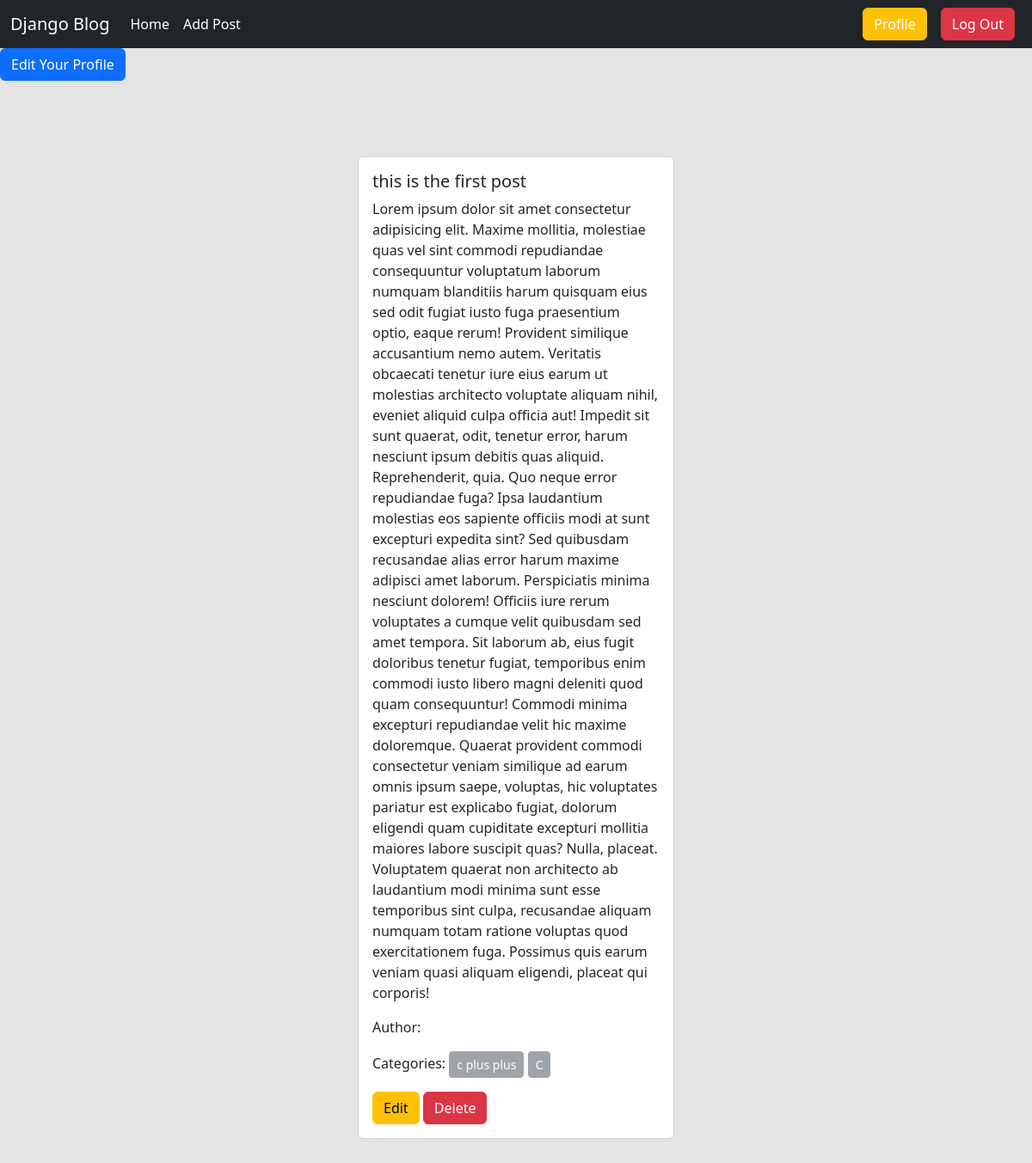
The app's page /author/profile/ (signed in) with its own data.
### posts/models.py (models this page shows, shortened)
class Post(models.Model):
    title = models.CharField(max_length=200)
    content = models.TextField()
    category = models.ManyToManyField(Category)
    author = models.ForeignKey(User, on_delete=models.CASCADE)
    image = models.ImageField(upload_to="posts/media/uploads/", blank=True, null=True)

### categories/models.py (models this page shows, shortened)
class Category(models.Model):
    name = models.CharField(max_length=100)
    slug = models.SlugField(max_length=200, unique=True, null=True, blank=True)

### authors/views.py (the view)
# urls.py: path("profile/", Profile, name="profile"),
@login_required
def Profile(request):
    data = Post.objects.filter(author=request.user)
    return render(request, "profile.html", {"data":data})

### authors/templates/profile.html
{% extends "base.html" %}
{% block content %}
    <div>
        <a class="btn btn-primary" href="{% url 'edit_profile' %}">Edit Your Profile</a>
    </div>
    <div class="d-flex flex-wrap justify-content-center px-5 pt-5 mt-3 mb-5">
        {% for post in data %}
            <div class="col-sm-4 mx-2 mt-4">
                <div class="card">
                    <div class="card-body">
                        <h5 class="card-title">{{post.title}}</h5>
                        <p class="card-text">
                            {{post.content}}
                        </p>
                        <p>Author: <b><em>{{post.author.first_name}} {{post.author.last_name}}</em></b></p>
                        <p>
                            Categories:
                            {% for cate in post.category.all %}
                                <button class="btn btn-secondary btn-sm" disabled>{{cate.name}}</button>
                            {% endfor %}
                        </p>
                        <a href="{% url 'edit_posts' post.id %}" class="btn btn-warning">Edit</a>
                        <a href="{% url 'delete_posts' post.id %}" class="btn btn-danger">Delete</a>
                    </div>
                </div>
            </div>
        {% endfor %}
    </div>
{% endblock content %}

### records on screen
Post: title "this is the first post", content "Lorem ipsum dolor sit amet consectetur adipisicing elit. Maxime mollitia, molestiae quas vel sint commodi repudiandae consequuntur voluptatum laborum numquam blanditiis harum quisquam eius sed odit fugiat iusto fuga praesentium optio, eaque rerum! Provident similique accusantium nemo autem. Veritatis obcaecati tenetur iure eius earum ut molestias architecto voluptate aliquam nihil, eveniet aliquid culpa officia aut! Impedit sit sunt quaerat, odit, tenetur error, harum nesciunt ipsum debitis quas aliquid. Reprehenderit, quia. Quo neque error repudiandae fuga? Ipsa laudantium molestias eos sapiente officiis modi at sunt excepturi expedita sint? Sed quibusdam recusandae alias error harum…"
Category: name "c plus plus"
Category: name "C"
